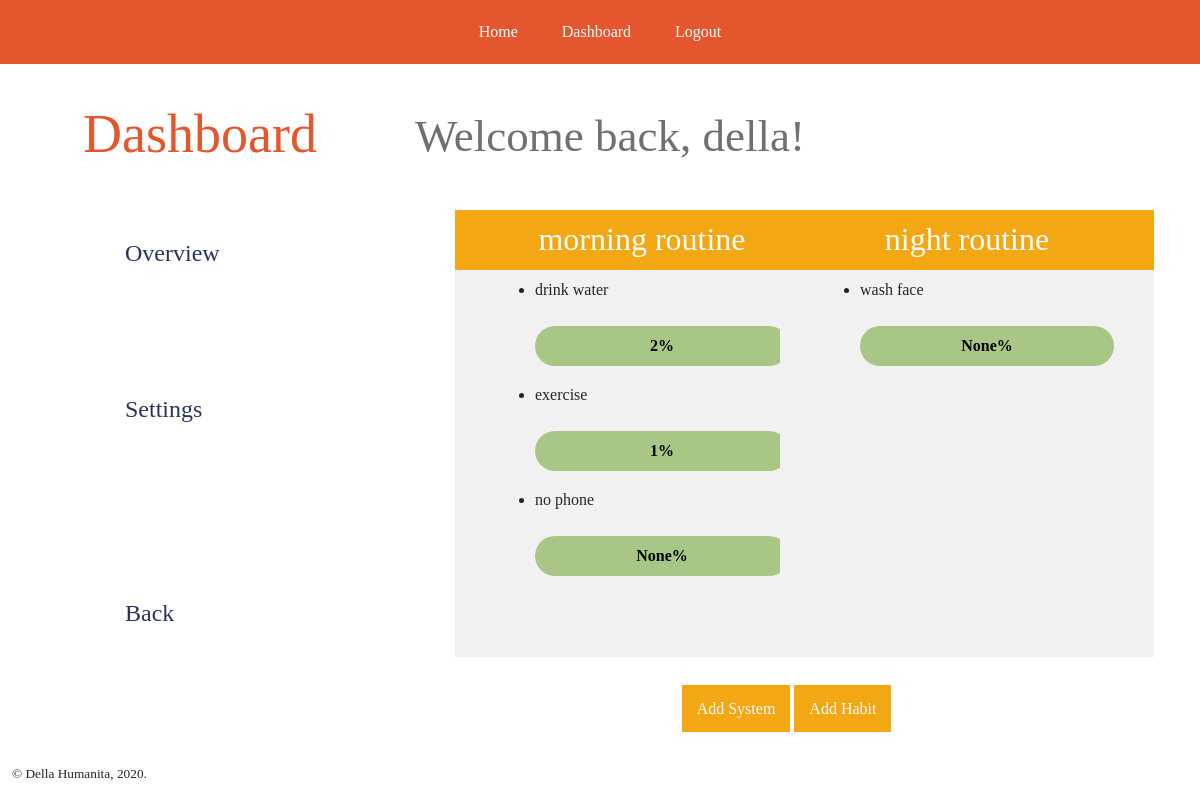
The page /della/dashboard (signed in) on the database as committed earlier.
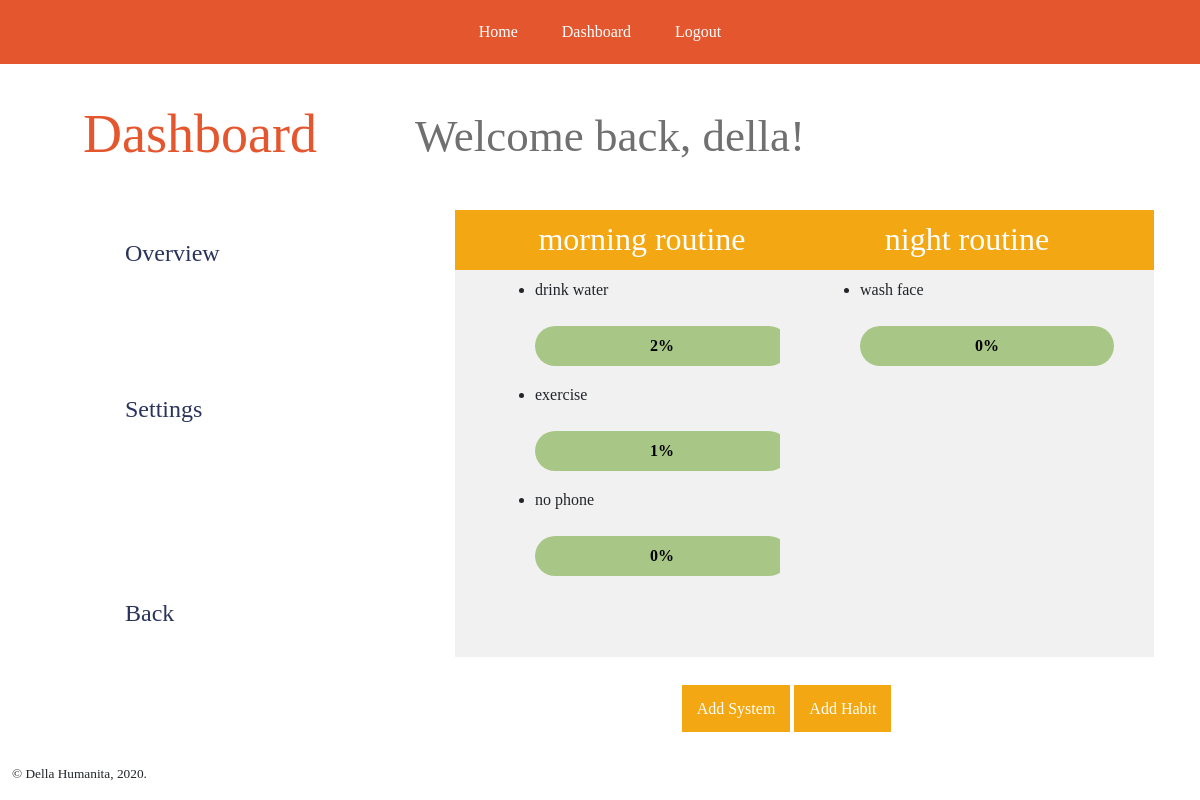
The same page on the database as committed later.
### app/models.py (models this page shows, shortened)
class User(UserMixin, db.Model):
    id = db.Column(db.Integer, primary_key=True)
    username = db.Column(db.String(64), index=True, unique=True)
    email = db.Column(db.String(120), index=True, unique=True)
    password_hash = db.Column(db.String(128))
    systems = db.relationship('System', backref='creator', lazy='dynamic')

class System(db.Model):
    sid = db.Column(db.Integer, primary_key=True)
    title = db.Column(db.String(64), index=True)
    descr = db.Column(db.String(120), index=True)
    user_id = db.Column(db.Integer, db.ForeignKey('user.id'), nullable=False)
    status = db.Column(db.Boolean)
    date_created = db.Column(db.DateTime, index=True, default=datetime.utcnow)
    users = db.relationship(User)
    habits = db.relationship('Habit', backref='parent', lazy='dynamic')

class Habit(db.Model):
    hid = db.Column(db.Integer, primary_key=True)
    title = db.Column(db.String(64), index=True)
    progress = db.Column(db.Integer, default=0, index=True)
    goal = db.Column(db.Integer, index=True)
    system_id = db.Column(db.Integer, db.ForeignKey('system.sid'), nullable=False)

### app/routes.py (the view)
@app.route('/<username>/dashboard')
@login_required
def dashboard(username):
    systems = System.query.filter_by(user_id=current_user.id).all()
    data = dict()
    for system in systems:
        habits = []
        hquery = Habit.query.filter_by(system_id=system.sid).all()
        if hquery is not None:
            for habit in hquery:
                habits.append(habit)
        else:
            raise Exception('No habits found.')
        data[system] = habits
    return render_template('dashboard.html', title='Dashboard', systems=systems, data=data)

### app/models.py (called while the page is built)
@login.user_loader
def load_user(id):
    return User.query.get(int(id))

### app/templates/dashboard.html (shortened to what this page needs)
{% extends "base.html" %}
{% block header %}
Dashboard
{% endblock %}
{% block navVertical %}
<nav>
    <ul>
        <li><a href="{{ url_for('dashboard', username=current_user.username) }}">Overview</a></li>
        <li><a href="{{ url_for('wip') }}">Settings</a></li>
        <br><br>
        <li><a href="{{ url_for('index') }}">Back</a></li>
    </ul>
</nav>
{% endblock %}
{% block content %}
<div id="greeting">
    Welcome back, {{ current_user.username }}!
</div>
<div class="overview">
    {% if systems %}
    <div class="row">
        {% for key in data %}
        <div class="col-sm-5">
            <div class="system-mini">
               <h2>{{ key.title }}</h2>
                <div class="habits">
                    {% if data[key]|length > 0 %}
                        {% for habit in data[key] %}
                        <ul>
                            <li>
                                <div id="{{ habit.hid }}">
                                    <div class="habitTitle">
                                        {{ habit.title }}
                                    </div><br>
                                    <div class="progressBar">
                                        <div class="progressValue">{{ habit.progress ~ "%" }}</div>
                                        <div class="progressFill"></div>
                                    </div>
                                    <div class="container-fluid">
                                        <div class="row">
                                            <div class="col-sm-6">
                                            </div>
                                            <div class="col-sm-6">
                                            </div>
                                        </div>
                                    </div>
                                </div>
                            </li>
                        </ul>
                        {% endfor %}
                {% else %}
                    <p style="text-align:justify;">
                        You have not added any habits.<br>
                        Click <a href="{{ url_for('create_habit', username=current_user.username) }}">here</a>
                        to add one!
                    </p>
                {% endif %}
                </div>
            </div>
        </div>
        {% endfor %}
    </div>
    {% else %}
        <p>
        You have not created any systems yet. <br>
        Click <a href="{{ url_for('create_system', username=current_user.username) }}">here</a> to start!
        </p>
    {% endif %}
</div>
<div class="row">
        <div class="col-sm-4">
        </div>
        <div class="col-sm-4">
            <div class="new-buttons">
                <a href="{{ url_for('create_system', username=current_user.username) }}">Add System</a>
                <a href="{{ url_for('create_habit', username=current_user.username) }}">Add Habit</a>
            </div>
        </div>
</div>
{% endblock %}

### app/templates/base.html (shortened to what this page needs)
<!DOCTYPE html>
<html>
    <head>
        <link rel="stylesheet" href="https://maxcdn.bootstrapcdn.com/bootstrap/4.0.0/css/bootstrap.min.css">
        <link href= "{{ url_for('static',filename='styles/base.css') }}" rel="stylesheet" type="text/css">
        <link href= "{{ url_for('static',filename='styles/index.css') }}" rel="stylesheet" type="text/css">
        <link href= "{{ url_for('static',filename='styles/login.css') }}" rel="stylesheet" type="text/css">
        <link href= "{{ url_for('static',filename='styles/dashboard.css') }}" rel="stylesheet" type="text/css">
        <link href= "{{ url_for('static',filename='styles/systems.css') }}" rel="stylesheet" type="text/css">
        <link href= "{{ url_for('static',filename='styles/forms.css') }}" rel="stylesheet" type="text/css">
    </head>
    <body>
        <header>
            <div id="navHorizontal">
                <nav>
                    <a href="{{ url_for('index') }}">Home</a>
                    {% if current_user.is_anonymous %}
                        <a href="{{ url_for('register') }}">Sign Up</a>
                        <a href="{{ url_for('login') }}">Login</a>
                    {% else %}
                        <a href="{{ url_for('dashboard', username=current_user.username) }}">Dashboard</a>
                        <a href="{{ url_for('logout') }}">Logout</a>
                    {% endif %}
                </nav>
            </div>
        </header>
        <div class="container-fluid">
            <div class="row">
                <div class="col-sm-4">
                    <div id="header">
                        {% block header %}{% endblock %}
                    </div>
                    <div id="navVertical">
                        {% block navVertical %}{% endblock %}
                    </div>
                </div>
                <div class="col-sm-8">
                    {% block content %}{% endblock %}
                </div>
            </div>
        </div>
        <footer>
            <p><span>&#169;</span> Della Humanita, 2020.</p>
        </footer>
    </body>
</html>

### app/static/styles/base.css (style rules this page uses)
body { margin: 0; font-family: Consolas; }
header > #navHorizontal > nav { background-color: #e4572e; text-align: center; padding: 20px; }
header > #navHorizontal > nav a { color:white; font-size: medium; text-align: center; text-decoration: none; padding: 20px; }
footer { position: fixed; bottom:0; text-align: left; font-size: 10pt; left:1%; }

### app/static/styles/dashboard.css (style rules this page uses)
#header { font-size: 54px; padding-top: 8%; color: #e4572e; text-align: center; }
#greeting { color:#707070; font-size: 45px; padding-top: 5%; }
#navVertical { text-align: left; padding-left: 50px; }
#navVertical > nav > ul > li { font-size: 24px; list-style-type: none; padding: 60px 10px; }
#navVertical > nav > ul > li a { color:#29335C; text-decoration: none; padding: 10px; }
.overview { margin: 10px; }
.system-mini { background-color:#F1F1F1; width: 374px; height: 447px; border-top: solid #F3A712; border-width: 60px; margin: 30px; padding: 20px; }
.system-mini > h2 { margin-top: -70px; color: white; text-align: center; }
.system-mini > .habits { margin: 20px; }
.new-buttons > a:link, .new-buttons > a:visited { background-color: #F3A712; color: white; padding: 15px; margin: 10px 0; }

### app/static/styles/systems.css (style rules this page uses)
.progressBar { position: relative; width: 100%; height: 40px; background: white; border-radius: 40px; }
.progressFill { height: 100%; background: #A8C686; border-radius: 40px; transition: width 0.5s; }
.progressValue { position: absolute; width: 100%; height: 100%; display: flex; align-items: center; justify-content: center; font-weight: bold; color: black; }

Rows that differ between the two databases and show on the page:
changed Habit "no phone": progress "None%" → "0%"
changed Habit "wash face": progress "None%" → "0%"
